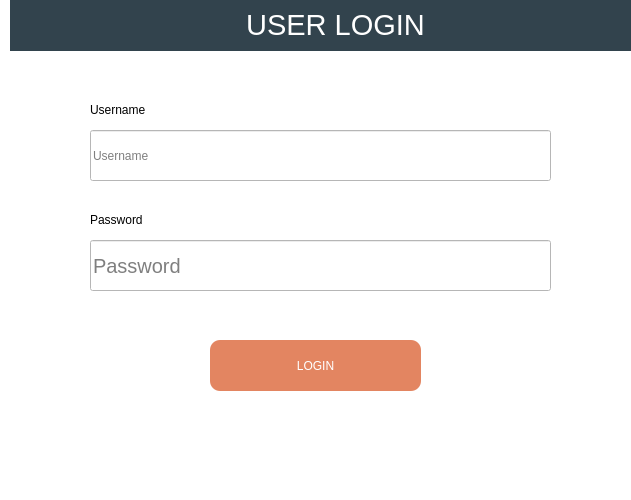
<?xml version="1.0" encoding="UTF-8"?>
<ui version="4.0">
 <class>Login</class>
 <widget class="QWidget" name="Login">
  <property name="geometry">
   <rect>
    <x>0</x>
    <y>0</y>
    <width>631</width>
    <height>500</height>
   </rect>
  </property>
  <property name="minimumSize">
   <size>
    <width>631</width>
    <height>500</height>
   </size>
  </property>
  <property name="maximumSize">
   <size>
    <width>631</width>
    <height>500</height>
   </size>
  </property>
  <property name="windowTitle">
   <string>UserLogin</string>
  </property>
  <property name="windowIcon">
   <iconset resource="res.qrc">
    <normaloff>:/Images/Images/imageedit_12_7888618364.png</normaloff>:/Images/Images/imageedit_12_7888618364.png</iconset>
  </property>
  <property name="autoFillBackground">
   <bool>false</bool>
  </property>
  <property name="styleSheet">
   <string notr="true">background-color: rgb(255, 255, 255);</string>
  </property>
  <widget class="QWidget" name="centralWidget" native="true">
   <property name="geometry">
    <rect>
     <x>-20</x>
     <y>0</y>
     <width>700</width>
     <height>600</height>
    </rect>
   </property>
   <property name="minimumSize">
    <size>
     <width>700</width>
     <height>600</height>
    </size>
   </property>
   <property name="maximumSize">
    <size>
     <width>700</width>
     <height>600</height>
    </size>
   </property>
   <property name="whatsThis">
    <string>&lt;html&gt;&lt;head/&gt;&lt;body&gt;&lt;p&gt;&lt;br/&gt;&lt;/p&gt;&lt;/body&gt;&lt;/html&gt;</string>
   </property>
   <widget class="QLabel" name="label">
    <property name="geometry">
     <rect>
      <x>30</x>
      <y>0</y>
      <width>651</width>
      <height>51</height>
     </rect>
    </property>
    <property name="autoFillBackground">
     <bool>false</bool>
    </property>
    <property name="styleSheet">
     <string notr="true">background-color: rgb(50, 67, 77);
color: rgb(255, 255, 255);</string>
    </property>
    <property name="text">
     <string>&lt;html&gt;&lt;head/&gt;&lt;body&gt;&lt;p align=&quot;center&quot;&gt;&lt;span style=&quot; font-size:22pt;&quot;&gt;USER LOGIN&lt;/span&gt;&lt;/p&gt;&lt;/body&gt;&lt;/html&gt;</string>
    </property>
   </widget>
   <widget class="QLabel" name="label_3">
    <property name="geometry">
     <rect>
      <x>200</x>
      <y>0</y>
      <width>61</width>
      <height>51</height>
     </rect>
    </property>
    <property name="styleSheet">
     <string notr="true">background-color: rgb(50, 67, 77);</string>
    </property>
    <property name="text">
     <string/>
    </property>
    <property name="pixmap">
     <pixmap resource="res.qrc">:/Inverted Images/Images/Inverted/image (14).png</pixmap>
    </property>
    <property name="scaledContents">
     <bool>true</bool>
    </property>
   </widget>
   <widget class="QLabel" name="label_4">
    <property name="geometry">
     <rect>
      <x>110</x>
      <y>90</y>
      <width>161</width>
      <height>41</height>
     </rect>
    </property>
    <property name="styleSheet">
     <string notr="true">font: 20pt &quot;MS Shell Dlg 2&quot;;</string>
    </property>
    <property name="text">
     <string>&lt;html&gt;&lt;head/&gt;&lt;body&gt;&lt;p&gt;Username&lt;/p&gt;&lt;/body&gt;&lt;/html&gt;</string>
    </property>
   </widget>
   <widget class="QLineEdit" name="lineEdit">
    <property name="geometry">
     <rect>
      <x>110</x>
      <y>130</y>
      <width>461</width>
      <height>51</height>
     </rect>
    </property>
    <property name="styleSheet">
     <string notr="true">font: 15pt &quot;MS Sans Serif&quot;;</string>
    </property>
    <property name="text">
     <string/>
    </property>
    <property name="maxLength">
     <number>15</number>
    </property>
    <property name="echoMode">
     <enum>QLineEdit::Normal</enum>
    </property>
    <property name="placeholderText">
     <string>Username</string>
    </property>
   </widget>
   <widget class="QLabel" name="label_5">
    <property name="geometry">
     <rect>
      <x>110</x>
      <y>200</y>
      <width>161</width>
      <height>41</height>
     </rect>
    </property>
    <property name="styleSheet">
     <string notr="true">font: 20pt &quot;MS Shell Dlg 2&quot;;</string>
    </property>
    <property name="text">
     <string>&lt;html&gt;&lt;head/&gt;&lt;body&gt;&lt;p&gt;Password&lt;/p&gt;&lt;/body&gt;&lt;/html&gt;</string>
    </property>
   </widget>
   <widget class="QLineEdit" name="lineEdit_2">
    <property name="geometry">
     <rect>
      <x>110</x>
      <y>240</y>
      <width>461</width>
      <height>51</height>
     </rect>
    </property>
    <property name="font">
     <font>
      <family>MS Sans Serif</family>
      <pointsize>15</pointsize>
      <weight>50</weight>
      <italic>false</italic>
      <bold>false</bold>
      <stylestrategy>PreferDefault</stylestrategy>
     </font>
    </property>
    <property name="styleSheet">
     <string notr="true">font: 15pt &quot;MS Sans Serif&quot;;</string>
    </property>
    <property name="text">
     <string/>
    </property>
    <property name="maxLength">
     <number>15</number>
    </property>
    <property name="echoMode">
     <enum>QLineEdit::Password</enum>
    </property>
    <property name="placeholderText">
     <string>Password</string>
    </property>
   </widget>
   <widget class="QLabel" name="label_6">
    <property name="geometry">
     <rect>
      <x>520</x>
      <y>140</y>
      <width>31</width>
      <height>31</height>
     </rect>
    </property>
    <property name="text">
     <string/>
    </property>
    <property name="pixmap">
     <pixmap resource="res.qrc">:/Images/Images/kisspng-computer-icons-user-profile-symbol-person-vector-5ada64c472b1e7.0772987915242620844698 (2).png</pixmap>
    </property>
    <property name="scaledContents">
     <bool>true</bool>
    </property>
   </widget>
   <widget class="QLabel" name="label_7">
    <property name="geometry">
     <rect>
      <x>520</x>
      <y>250</y>
      <width>31</width>
      <height>31</height>
     </rect>
    </property>
    <property name="text">
     <string/>
    </property>
    <property name="pixmap">
     <pixmap resource="res.qrc">:/Images/Images/kisspng-computer-icons-clip-art-change-password-5b4d9bfa9bbac8.1172164115318128586379.png</pixmap>
    </property>
    <property name="scaledContents">
     <bool>true</bool>
    </property>
   </widget>
   <widget class="QPushButton" name="pushButton">
    <property name="geometry">
     <rect>
      <x>230</x>
      <y>340</y>
      <width>211</width>
      <height>51</height>
     </rect>
    </property>
    <property name="autoFillBackground">
     <bool>false</bool>
    </property>
    <property name="styleSheet">
     <string notr="true">font: 75 14pt &quot;MS Sans Serif&quot;;
color: rgb(255, 255, 255);
border: 5px;
background-color: rgb(227, 133, 97);
border-radius: 10px;


</string>
    </property>
    <property name="text">
     <string>LOGIN</string>
    </property>
    <property name="icon">
     <iconset resource="res.qrc">
      <normaloff>:/Inverted Images/Images/Inverted/image (7).png</normaloff>:/Inverted Images/Images/Inverted/image (7).png</iconset>
    </property>
    <property name="iconSize">
     <size>
      <width>30</width>
      <height>30</height>
     </size>
    </property>
   </widget>
  </widget>
  <widget class="QToolBar" name="mainToolBar">
   <property name="geometry">
    <rect>
     <x>0</x>
     <y>0</y>
     <width>4</width>
     <height>14</height>
    </rect>
   </property>
  </widget>
  <widget class="QStatusBar" name="statusBar">
   <property name="geometry">
    <rect>
     <x>0</x>
     <y>0</y>
     <width>3</width>
     <height>25</height>
    </rect>
   </property>
  </widget>
 </widget>
 <layoutdefault spacing="6" margin="11"/>
 <resources>
  <include location="res.qrc"/>
 </resources>
 <connections/>
</ui>
